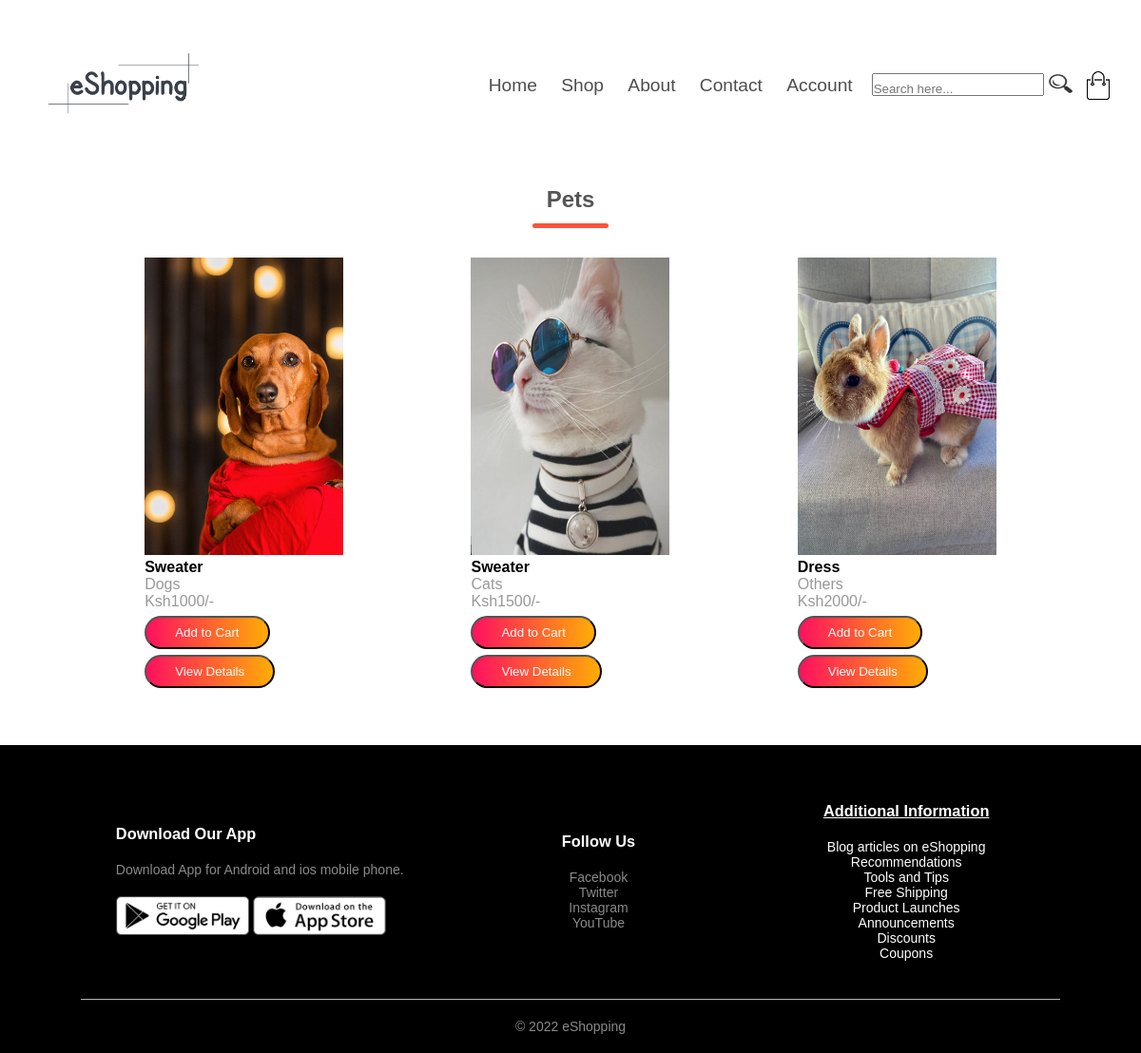
Screenshot of /Account/Petspage.php with the database file from the repository.
### tables this page shows
CREATE TABLE `tbl_product` (
  `product_id` int(11) NOT NULL,
  `product_name` varchar(25) DEFAULT NULL,
  `product_description` text DEFAULT NULL,
  `product_image` varchar(40) DEFAULT NULL,
  `unit_price` double DEFAULT NULL,
  `available_quantity` int(11) DEFAULT NULL,
  `subcategory_name` text DEFAULT NULL,
  `category_name` text NOT NULL,
  `product_keywords` varchar(50) NOT NULL,
  `created_at` datetime DEFAULT current_timestamp(),
  `updated_at` datetime DEFAULT current_timestamp(),
  `added_by` int(11) DEFAULT NULL,
  `is_deleted` int(11) DEFAULT NULL
);

### Account/Petspage.php (the view, shortened to what this page needs)
<?php
require("connection.php");
mysqli_query($conn, "DELETE FROM product");
?>
<!DOCTYPE html>
<html lang="en">
<head>
    <link rel="stylesheet" href="Products.css">
</head>
<body>
<div class="header">
    <div class="container">
        <div class="navbar">
            <a href="../Homepage/home.php">
            <div class="logo">
                <img src="../Homepage/Logo.png" width="200px">
            </div>
            </a>
            <nav>
                <ul id="MenuItems">
                    <li><a href="../Homepage/home.php">Home</a></li>
                    <li><a href="../Homepage/Shoppage.php">Shop</a></li>
                    <li><a href="../About/About.php">About</a></li>
                    <li><a href="../Contact%20Us/Contact.php">Contact</a></li>
                    <li><a href="../Account/Account.php">Account</a></li>
                </ul>
        </nav>
        <form action="../Homepage/results.php" class="" method="get">
                    <input type="search" name="user_query" placeholder="Search here..." class="searchbar">
                    <button type="submit" name="search" class="btn2"><img src="../Account/Searchicon.png" class="icon" id="image"></button>
                </form>
            <img onclick="window.location.href='../Account/Cart.php';" src="../eShopping/images/cart.png" width="30px" height="30px">
        </div>
    </div>
</div>
<?php
   $select = mysqli_query($conn, "SELECT * FROM tbl_product WHERE category_name='Pets'");
?>
<div class="small-container">
    <h2 class="title">Pets</h2>
    <div class="row">
       <?php while($row = mysqli_fetch_assoc($select)){ ?>
        <form action="" method="post">
        <div class="col-4">
        <img class="image" src="uploaded_img/<?php echo $row['product_image']; ?>" height="100" alt="">
            <h4><?php echo $row['product_name']; ?></h4>
            <p><?php echo $row['subcategory_name']; ?></p>
            <p>Ksh<?php echo $row['unit_price']; ?>/-</p>
            <input type="submit" class="btn" value="Add to Cart" name="add_to_cart"><br>
            <input type="submit" class="btn" value="View Details" name="add_to_product">
        </div>
        </form>
        <?php } ?>
    </div>
</div>
<div class="footer">
    <div class="small-container">
        <div class="row">
            <div class="footer-col-1">
                <h3>Download Our App</h3>
                <p>Download App for Android and ios mobile phone.</p>
                <div class="app-logo">
                    <img src="../eShopping/images/play-store.png">
                    <img src="../eShopping/images/app-store.png">
                </div>
            </div>
            <div class="footer-col-4">
                <h3>Follow Us</h3>
                <ul>
                    <li>
                        Facebook
                    </li>
                    <li>
                        Twitter
                    </li>
                    <li>
                        Instagram
                    </li>
                    <li>
                        YouTube
                    </li>
                </ul>
            </div>
            <div class="footer-col-3">
                <h3>Additional Information</h3>
                <ul>
                    <li>
                        <a href="../Content/Blog articles on eShopping.html">Blog articles on eShopping</a>
                    </li>
                    <li>
                        <a href="../Content/Recommendations.html">Recommendations</a>
                    </li>
                    <li>
                        <a href="../Content/Tools%20and%20Tips.html">Tools and Tips</a>
                    </li>
                    <li>
                        <a href="../Offers/Free%20Shipping.html">Free Shipping</a>
                    </li>
                    <li>
                        <a href="../Updates/Product%20Launches.html">Product Launches</a>
                    </li>
                    <li>
                        <a href="../Updates/Announcements.html">Announcements</a>
                    </li>
                    <li>
                        <a href="../Offers/Discounts.html">Discounts</a>
                    </li>
                    <li>
                        <a href="../Offers/Coupons.html">Coupons</a>
                    </li>
                </ul>
            </div>
        </div>
        <hr>
        <p class="copyright">&#169; 2022 eShopping</p>
    </div>
</div>
</body>
</html>

### Account/Products.css (style rules this page uses)
* { margin: 0; padding: 0; box-sizing: border-box; }
body { font-family: 'Quicksand', sans-serif; }
.navbar { font-size: 120%; width: 95%; margin: auto; padding: 35px 0; display: flex; align-items: center; justify-content: space-between; }
nav { flex: 1; text-align: right; }
nav ul { display: inline-block; list-style-type: none; }
nav ul li { display: inline-block; margin-right: 20px; position: relative; }
nav ul li a { width:180px; height:60px; text-decoration: none; color: rgb(78, 76, 76); }
.navbar ul li::after { content: ''; height: 3px; width: 0; background: #6a6969; position: absolute; left: 0; bottom: -10px; transition: 0.5s; }
.title { text-align: center; margin: 0 auto 80px; position: relative; line-height: 60px; color: #555; margin-bottom: 2%; }
.title::after { content: ''; background: #ff523b; width: 80px; height: 5px; border-radius: 5px; position: absolute; bottom: 0; left: 50%; transform: translateX(-50%); }
.btn { display: inline-block; background: linear-gradient(to right,#ff105f,#ffad06); color: #fff; padding: 8px 30px; margin: 30px 0; border-radius: 30px; transition: background 0.5s; margin-bottom: 0px; margin-top: 6px; }
.icon { height: 20px; width: 25px; margin-left:0px; margin-right: 12px; }
.btn2 { background-color: #fff; border: none; text-decoration: none; }
.searchbar { width:auto; height: 24px; padding-top: 10px; padding-bottom: 2px; }
.small-container { max-width: 1080px; margin: auto; padding-left: 25px; padding-right: 25px; }
.row { display: flex; align-items: center; flex-wrap: wrap; justify-content: space-around; }
.col-4 p { color: rgba(110, 108, 108, 0.7); }
.col-4 { flex-basis: 25%; padding: 10px; min-width: 200px; margin-bottom: 50px; transition: transform 0.5s; }
.col-4 img { width: 100%; height:100%; }
img { max-width: 100%; height: auto; }
.image { width:209px !important; height: 313px !important; }
.footer { background: #000; color: #8a8a8a; font-size: 14px; padding: 60px 0 20px; }
.footer p { color: #8a8a8a; }
.footer h3 { color: #fff; margin-bottom: 20px; }
.footer-col-1, .footer-col-2, .footer-col-3, .footer-col-4 { min-width: 250px; margin-bottom: 20px; }
.footer-col-1 { flex-basis: 30%; }
.footer-col-3, .footer-col-4 { flex-basis: 12%; text-align: center; }
.footer-col-3 h3 { text-decoration: underline; }
ul { list-style-type: none; }
.app-logo { margin-top: 20px; }
.app-logo img { width: 140px; }
.footer hr { border: none; background: #b5b5b5; height: 1px; margin: 20px 0; }
a { text-decoration: none; color: rgb(255, 255, 255); }
.copyright { text-align: center; }

### rows the page displays
tbl_product: product_image (picture), product_name "Sweater", subcategory_name "Dogs", unit_price "1000"
tbl_product: product_image (picture), product_name "Sweater", subcategory_name "Cats", unit_price "1500"
tbl_product: product_image (picture), product_name "Dress", subcategory_name "Others", unit_price "2000"
